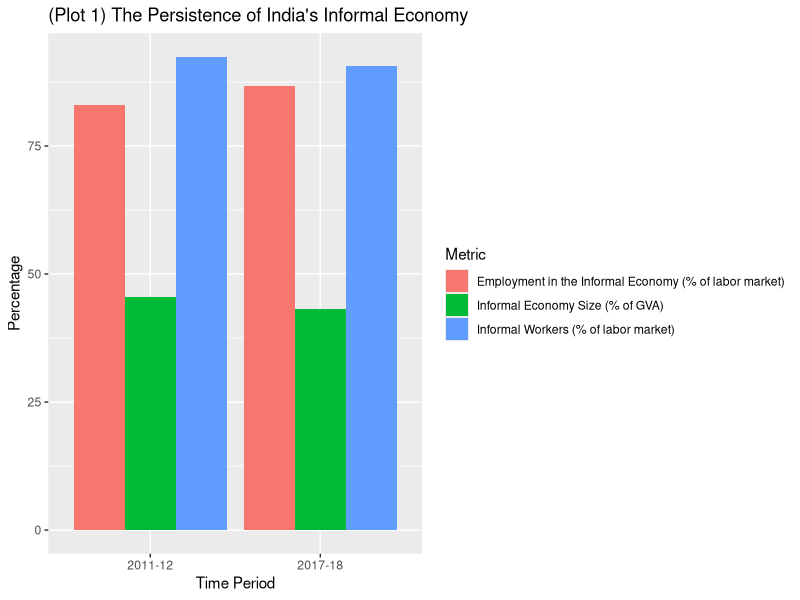
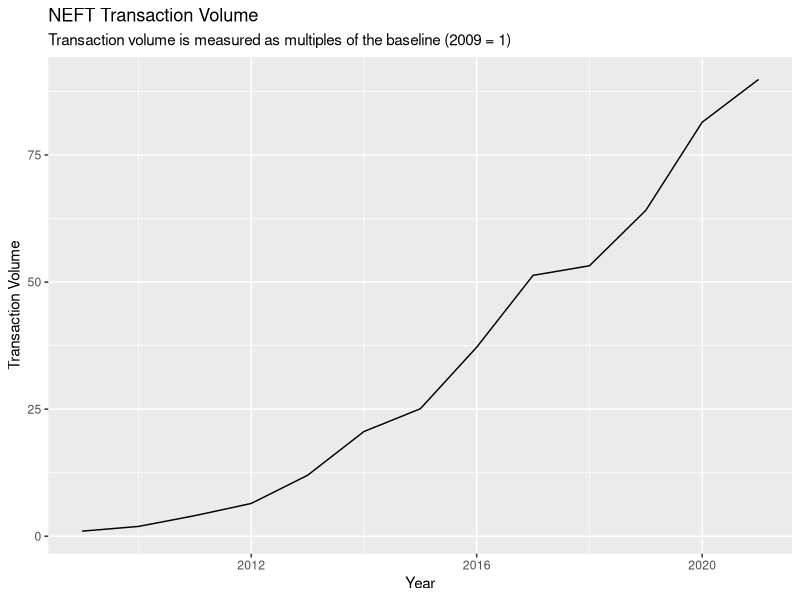
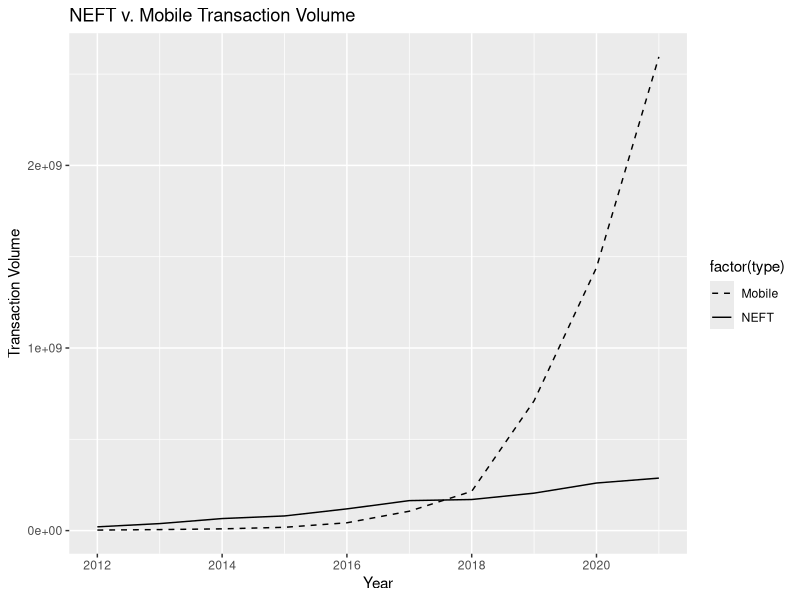

Reproduce these figures in R, in order.
require("ggplot2")

# The Informal Economy in India
# Data sourced from Tables 2 & 3 of https://www.imf.org/-/media/Files/Conferences/2019/7th-statistics-forum/session-ii-murthy.ashx

labor.data = data.frame(
  time=c(rep("2011-12", 3), rep("2017-18", 3)),
  metric=rep(c("Informal Economy Size (% of GVA)", 
               "Employment in the Informal Economy (% of labor market)", 
               "Informal Workers (% of labor market)"), 2),
  data=c(45.5, 83, 92.4, 43.1, 86.8, 90.7)
)

labor.plot = ggplot(labor.data) +
  aes(x=time, y=data, fill=metric) +
  geom_bar(stat="identity", position="dodge") +
  labs(x="Time Period", 
       y="Percentage",
       fill="Metric",
       title="(Plot 1) The Persistence of India's Informal Economy")
ggsave("./plots/informal_economy.png", labor.plot)

# Digital Banking - National Electronic Fund Transfer
# 14 data points pulled from January 2009 to January 2022
# https://rbi.org.in/Scripts/NEFTView.aspx
# Plotted data is for outward debits
# The volume of outward debit transactions & inward credit transactions is roughly the same
# One lakh is 100,000 (10^5)

neft.transaction_volume = data.frame(
  year=2009:2021,
  volume=c(3198764, 6176882, 12960745, 20630753, 38364041, 65911714, 80224999, 118973141, 164187826, 170214005, 205.1 * 10^6, 2605.6 * 10^5, 2874.9 * 10^5),
  population=c(1217726217, 1234281163, 1250287939, 1265780243, 1280842119, 1295600768, 1310152392, 1324517250, 1338676779, 1352642283, 1366417756, 1380004385, 1393409033)
)

# 2009 is the baseline (1)
neft.transaction_volume["normalized_volume"] = neft.transaction_volume[,"volume"] / 3198764
neft.transaction_volume["normalized_population"] = neft.transaction_volume[,"population"] / 1217726217

# Plot
neft.plot = ggplot(neft.transaction_volume, aes(x=year)) +
  geom_line(aes(y=normalized_volume)) +
# geom_line(aes(y=normalized_population)) +
  labs(x="Year",
       y="Transaction Volume",
       title="NEFT Transaction Volume",
       subtitle="Transaction volume is measured as multiples of the baseline (2009 = 1)")
ggsave("./plots/neft_transaction_volume.png", neft.plot)

# Mobile, NEFT

neft.mobile_comparison = data.frame(
  year=rep(2012:2021, 2),
  volume=c(
    c(2844938, 5554327,  9519166, 18071922, 42799697, 106127679, 215009305, 710897776, 1440269630, 2594322708),
    neft.transaction_volume[4:nrow(neft.transaction_volume),2]),
  type=c(rep("Mobile", 10), rep("NEFT", 10))
)

neft.mobile_comparison.plot = ggplot(neft.mobile_comparison, aes(x=year, y=volume, linetype=factor(type))) + 
  geom_line() +
  labs(x="Year",
       y="Transaction Volume",
       title="NEFT v. Mobile Transaction Volume") +
  scale_linetype_manual(values = c("NEFT" = "solid", "Mobile" = "dashed"))
ggsave("./plots/neft_mobile_volume_comparison.png", neft.mobile_comparison.plot)
